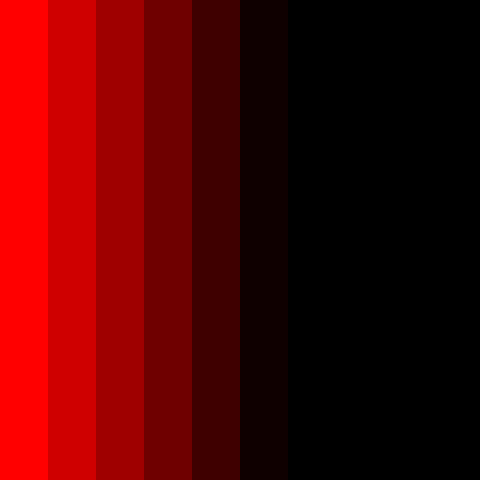
Frame 1 (no input)
Frame 60 (the mouse pressed at the canvas centre just before this capture): identical to frame 1, image omitted
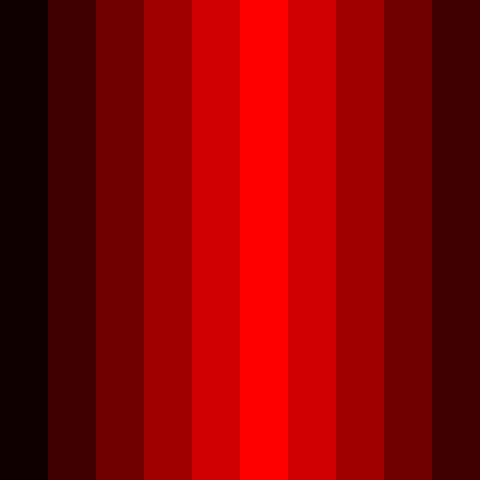
Frame 120 (the mouse held since frame 60 and released just before this capture)

The Processing sketch that drew these frames (run headless with seeded random() and noise(); from frame 60 on, the mouse is pressed at the canvas centre):

// Processing sketch: exercise
// ── exercise.pde

void setup(){
  
size(480,480);
colorMode(HSB);

}

void draw(){
 for(float x=0; x<width; x=x+48){   
   float B = 255-abs(mouseX-x);
   fill(255,255,B);
   noStroke();
   rect(x,0,48,height);
 } 
  
}
